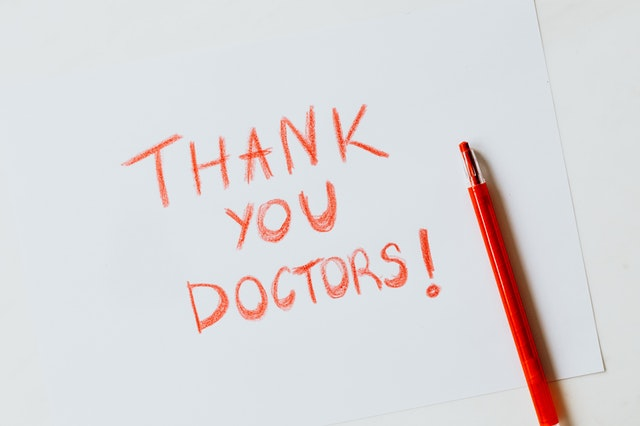
#> input picture WEEk3_2/paper.jpg, 640 x 426 px
$ python opencv_detail05.py
#> lines starting #> are read from the running program, lines starting #| are printed output that depends on the picture
# bit 연산 : extraction
#   - masking에 큰 도움
#   - AND, OR, XOR, NOT을 사용한다.

import cv2

img1 = cv2.imread("paper.jpg")
#> img1 is the input picture: shape (426, 640, 3); mean B, G, R 217.8, 216, 219.9
print(img1.shape)
#| (426, 640, 3)
img2 = cv2.imread("hummingbird.jpg")
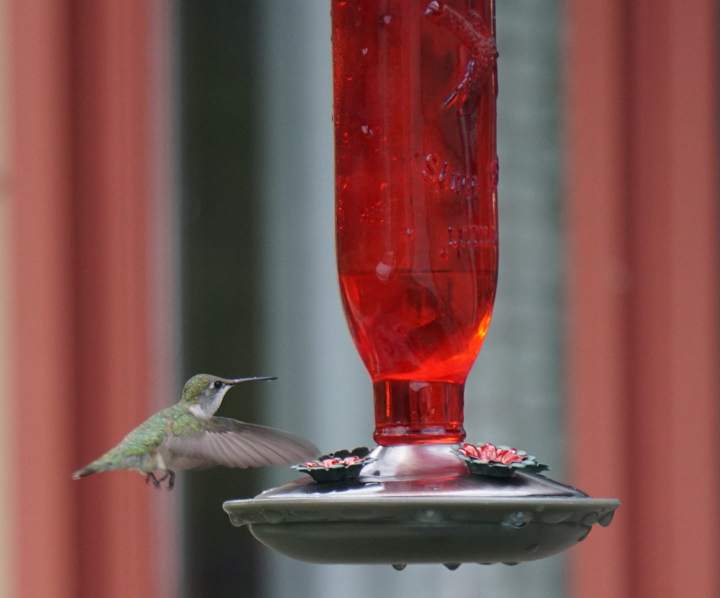
#> input picture WEEk3_2/hummingbird.jpg, 1440 x 1195 px (shown at 1/2 size)
#> img2 is the input picture: shape (1195, 1440, 3); mean B, G, R 78.8, 81.9, 124.9
img2 = cv2.resize(img2, (640, 426))
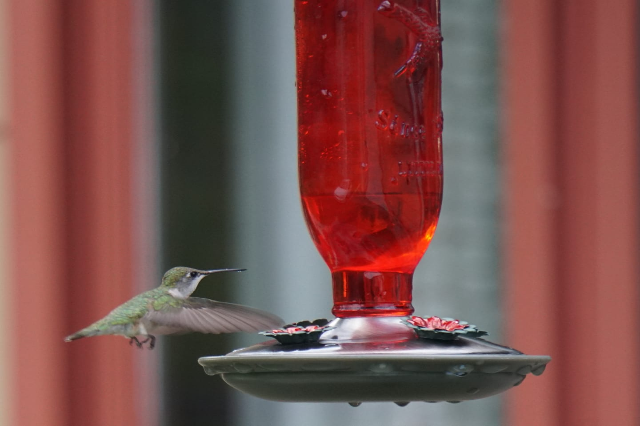
#> img2: shape (426, 640, 3); mean B, G, R 78.7, 81.8, 124.8
print(img2.shape)
#| (426, 640, 3)

# [8 lines of commented-out code are left out]

bit_not = cv2.bitwise_not(img1, img2)
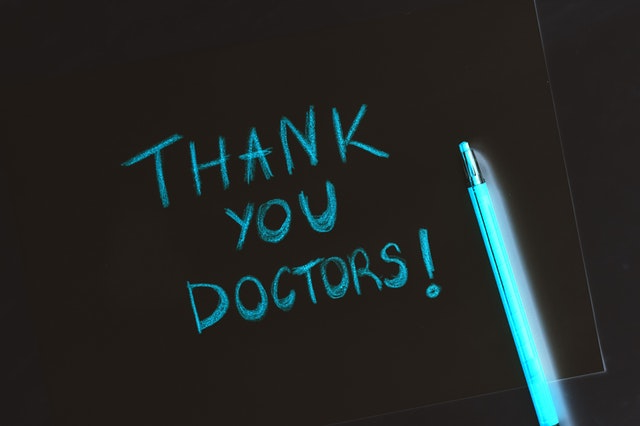
#> bit_not: shape (426, 640, 3); mean B, G, R 37.2, 39, 35.1
cv2.imshow("bit_and_image", bit_not)

cv2.waitKey(0)
cv2.destroyAllWindows()
